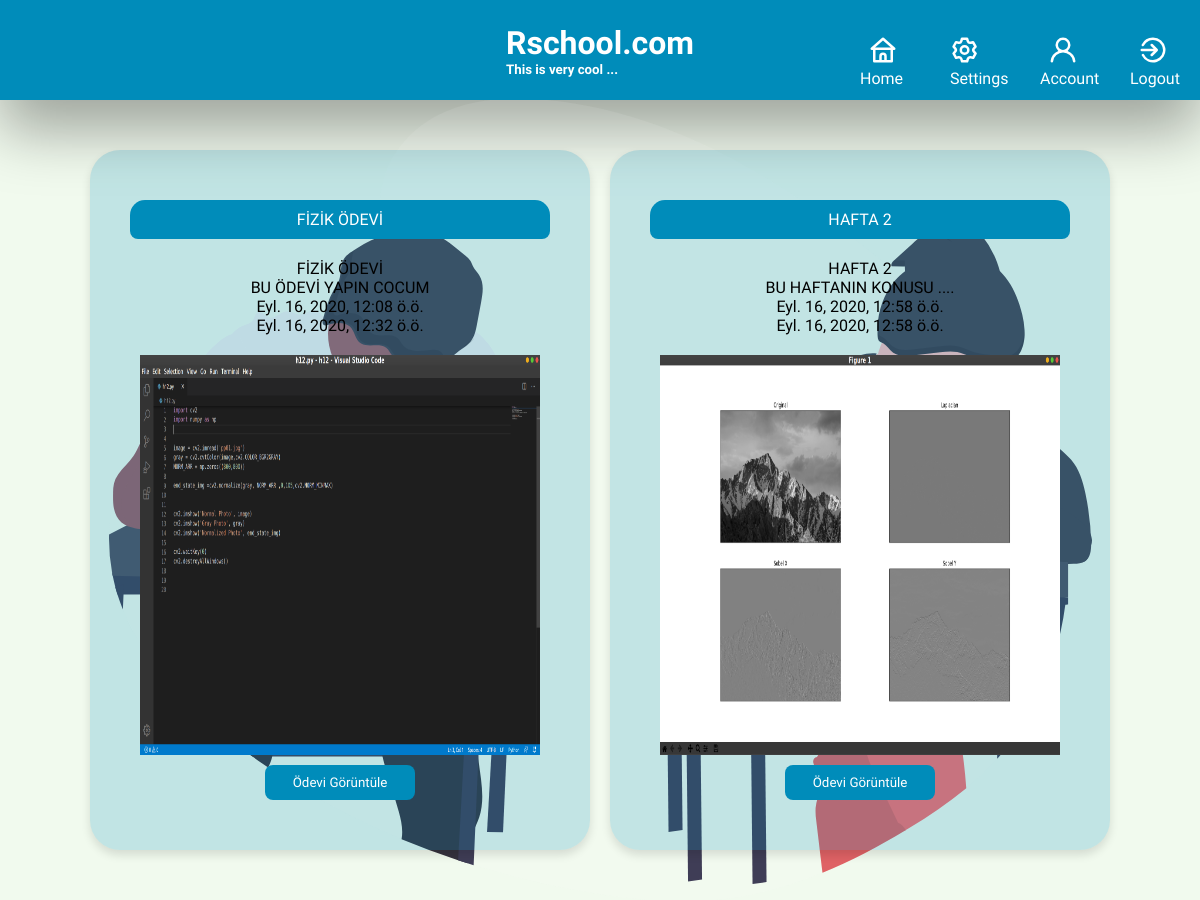
Screenshot of /profile/lessons/9/ (signed in) with the database file from the repository.
### lesson/models.py (models this page shows, shortened)
class LessonContent(models.Model):
	lessonID = models.ForeignKey(Lesson,on_delete=models.CASCADE)
	title = models.CharField(max_length=200)
	description = models.TextField(blank=True)
	content = models.FileField(upload_to='lesson-Content',blank=True)
	rich_content = RichTextField(null=True,blank=True)
	create_at = models.DateTimeField(auto_now_add=True)
	update_at = models.DateTimeField(auto_now=True)

### lesson/views/lesson_router.py (the view)
# urls.py: path('profile/lessons/<int:lessonID>/',lesson_router.lessonRedirect, name = 'lesson'),
def lessonRedirect(request,lessonID):
	print(lessonID)
	data = LessonContent.objects.filter(lessonID=lessonID)
	return render(request,'page/lessons.html',{'data':data})

### templates/page/lessons.html (shortened to what this page needs)
{% extends 'home/base.html' %}
{% load static %}
{% block css %}
    <link rel="stylesheet" href="{% static 'lesson_pages/lesson.css' %}">
{% endblock %}
{% block content %}
<div class="global-wrapper flex-row">
        {% for foo in data %}
        <div class="lesson-card flex">
            <section class="lesson-name flex">
                <p>{{ foo.title }}</p>
            </section>
            <section class="lesson-detail flex">
                <li>{{ foo.title }}</li>
                <li>{{ foo.description }}</li>
                <li>{{ foo.create_at }}</li>
                <li>{{ foo.update_at }}</li>
            </section>
            <div class="content-wrapper">
                <img src="  {{ MEDIA_URL }} {{ foo.content.url }}" alt="" ></div>
                <a href="{{ MEDIA_URL }} {{ foo.content.url }}"><button>Ödevi Görüntüle</button></a>
            </div>
                {% endfor %}
    </div>
</div>
{% endblock %}

### static/home/base.css (style rules this page uses)
* { margin: 0; padding: 0; font-family: 'Kufam', cursive; }
body { background-color: #f1faee; font-family: 'Kufam', cursive; }

### static/lesson_pages/lesson.css (style rules this page uses)
.global-wrapper { width: 100%; height: 100vh; background-image: url("../../static/profile_page/img/student.svg") !important; background-repeat: no-repeat; background-position: center; }
.flex-row { display: flex; flex-direction: row !important; align-items: center; justify-content: center; flex-wrap: wrap; }
.flex { display: flex; flex-direction: column; align-items: center; justify-content: center; }
.lesson-card { background-color: rgba(0, 140, 186, .2); margin: 10px; padding: 50px; border-radius: 30px; transition: box-shadow 0.2s ease 0s; box-shadow: rgba(0, 0, 0, 0.12) 0px 5px 10px; }
.lesson-name { width: 100%; background-color: #008CBA; color: white; padding: 10px; border-radius: 15px 15px 8px 8px; }
.lesson-detail { margin: 20px; }
.lesson-detail li { list-style-type: none; }
.content-wrapper { width: 50vh; height: 50vh; }
.content-wrapper img { width: 100%; height: 100%; }
button { border: 0; margin-top: 10px; border-radius: 8px; width: 150px; padding: 10px; background-color: #008CBA; color: white; transition: ease .3s; }

### rows the page displays
LessonContent: title "FİZİK ÖDEVİ", description "BU ÖDEVİ YAPIN COCUM", create_at "Eyl. 16, 2020, 12:08 ö.ö.", update_at "Eyl. 16, 2020, 12:32 ö.ö.", content (picture)
LessonContent: title "HAFTA 2", description "BU HAFTANIN KONUSU ....", create_at "Eyl. 16, 2020, 12:58 ö.ö.", update_at "Eyl. 16, 2020, 12:58 ö.ö.", content (picture)
